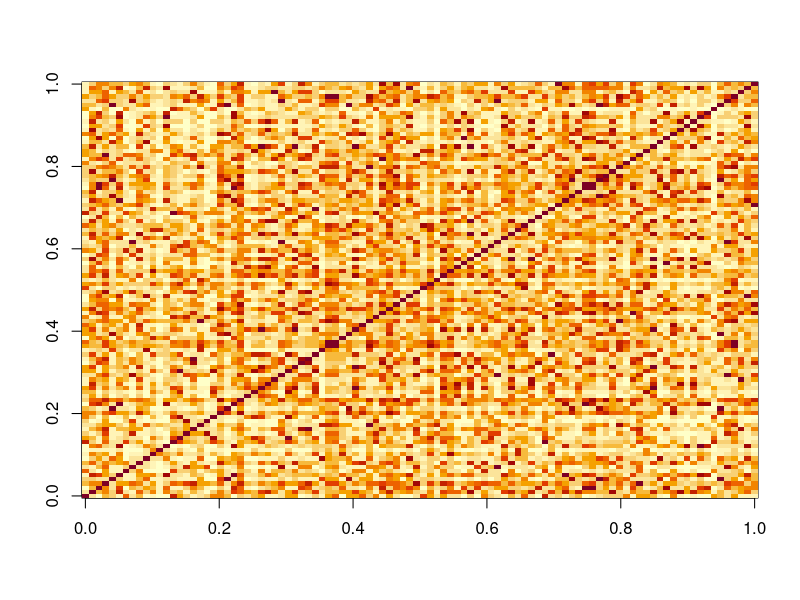

Write R code to recreate this figure.
## ---- chunk 1
set.seed(0)
d <- 4
n <- 100
theta <- 2 #c(.05,.1,.05,1)
X <- matrix(runif(d*n), ncol=d)
A <- outer(1:n, 1:n,
           Vectorize(
             function(i,j) {
               exp(-sum(theta*(X[i,]-X[j,])^2))
             }
           ))
image(A)
## ---- chunk 2
summary(eigen(A, only.values = T)$values)
## ---- chunk 3
set.seed(1)
x <- rnorm(100)
b <- A %*% x
## ---- chunk 4
summary(solve(A, b) - x)
## ---- chunk 5
A_inv <- solve(A)
summary(A_inv %*% b - x)
## ---- chunk 6
A_chol <- chol(A)
summary(backsolve(A_chol, backsolve(A_chol, b, transpose = T)) - x)
## ---- chunk 7
library(matrixcalc)
A_lu <- lu.decomposition(A)
summary(c(A_lu$L %*% A_lu$U - A))
# Check that decomposition is correct, all < 1e-15
summary(backsolve(A_lu$U, backsolve(A_lu$L, b, upper.tri=F)) - x)
## ---- chunk 8
set.seed(2)
n <- 11
A <- matrix(Matrix::Hilbert(n), n, n)
x <- rnorm(n)
b <- A %*% x
## ---- chunk 9
summary(solve(A, b) - x)
## ---- chunk 10
A_inv <- solve(A)
summary(A_inv %*% b - x)
## ---- chunk 11
A_chol <- chol(A)
summary(backsolve(A_chol, backsolve(A_chol, b, transpose = T)) - x)
## ---- chunk 12
A_lu <- lu.decomposition(A)
summary(c(A_lu$L %*% A_lu$U - A))
# Check that decomposition is correct, all < 1e-16
summary(backsolve(A_lu$U, backsolve(A_lu$L, b, upper.tri=F)) - x)
## ---- chunk 13
microbenchmark::microbenchmark(
  A_inv %*% b,
  backsolve(A_chol, backsolve(A_chol, b, transpose = T)),
  backsolve(A_lu$U, backsolve(A_lu$L, b, upper.tri=F))
)
